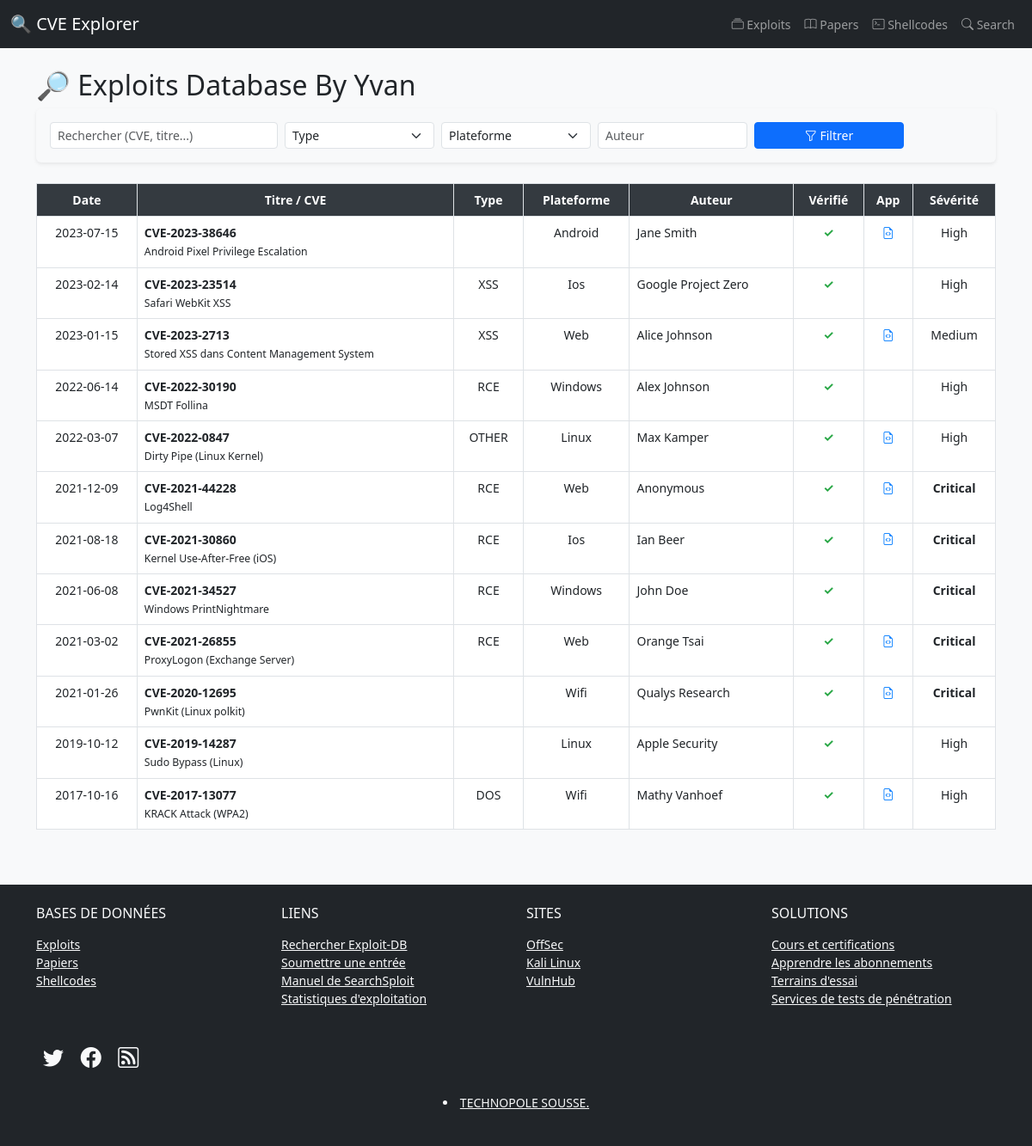
The page / on the database its author committed.
### tables this page shows
CREATE TABLE `vulnerabilities` (
  `id` int(11) NOT NULL,
  `cve_id` varchar(20) NOT NULL,
  `cwe_id` varchar(20) DEFAULT NULL,
  `title` varchar(255) NOT NULL,
  `description` text DEFAULT NULL,
  `exploit_method` text DEFAULT NULL,
  `type` enum('dos','xss','rce','lfi','csrf','other') DEFAULT 'other',
  `platform` enum('windows','linux','android','ios','web','wifi') NOT NULL,
  `author` varchar(100) DEFAULT NULL,
  `date` date DEFAULT NULL,
  `verified` tinyint(1) DEFAULT 0,
  `has_app` tinyint(1) DEFAULT 0,
  `severity` enum('low','medium','high','critical') DEFAULT NULL,
  `created_at` timestamp NOT NULL DEFAULT current_timestamp()
);

### index.php (the view, shortened to what this page needs)
<?php include 'db.php'; ?>
<!DOCTYPE html>
<html lang="fr">
<head>
    <link href="https://cdn.jsdelivr.net/npm/bootstrap@5.3.0/dist/css/bootstrap.min.css" rel="stylesheet">
    <link rel="stylesheet" href="https://cdn.jsdelivr.net/npm/bootstrap-icons@1.10.5/font/bootstrap-icons.css">
</head>
<body>
    <nav class="navbar navbar-expand-lg navbar-dark">
        <div class="container-fluid">
            <a class="navbar-brand" href="index.php">🔍 CVE Explorer</a>
            <div class="navbar-nav ms-auto">
                <a class="nav-link" href="index.php"><i class="bi bi-collection"></i> Exploits</a>
                <a class="nav-link" href="#"><i class="bi bi-book"></i> Papers</a>
                <a class="nav-link" href="#"><i class="bi bi-terminal"></i> Shellcodes</a>
                <a class="nav-link" href="#"><i class="bi bi-search"></i> Search</a>
            </div>
        </div>
    </nav>
    <div class="container mt-4">
        <h2>🔎 Exploits Database By Yvan</h2>
        <form method="GET" action="search.php" class="bg-light p-3 rounded mb-4 shadow-sm">
            <div class="row g-2">
                <div class="col-md-3">
                    <input type="text" name="query" class="form-control form-control-sm" placeholder="Rechercher (CVE, titre...)">
                </div>
                <div class="col-md-2">
                    <select name="type" class="form-select form-select-sm">
                        <option value="">Type</option>
                    </select>
                </div>
                <div class="col-md-2">
                    <select name="platform" class="form-select form-select-sm">
                        <option value="">Plateforme</option>
                    </select>
                </div>
                <div class="col-md-2">
                    <input type="text" name="author" class="form-control form-control-sm" placeholder="Auteur">
                </div>
                <div class="col-md-2">
                    <button type="submit" class="btn btn-sm btn-primary w-100"><i class="bi bi-funnel"></i> Filtrer</button>
                </div>
            </div>
        </form>
        <div class="table-responsive">
            <table class="table table-bordered table-hover">
                <thead class="text-center">
                    <tr>
                        <th>Date</th>
                        <th>Titre / CVE</th>
                        <th>Type</th>
                        <th>Plateforme</th>
                        <th>Auteur</th>
                        <th>Vérifié</th>
                        <th>App</th>
                        <th>Sévérité</th>
                    </tr>
                </thead>
                <tbody>
                    <?php
                    $stmt = $pdo->query("SELECT * FROM vulnerabilities ORDER BY date DESC LIMIT 100");
                    while ($row = $stmt->fetch(PDO::FETCH_ASSOC)) {
                        $severityClass = 'severity-' . strtolower($row['severity'] ?? 'low');
                        echo "<tr onclick=\"window.location='details.php?id={$row['id']}'\" style='cursor:pointer;'>";
                        echo "<td class='text-center'>" . ($row['date'] ? date('Y-m-d', strtotime($row['date'])) : 'N/A') . "</td>";
                        echo "<td><strong>{$row['cve_id']}</strong><br><small>{$row['title']}</small></td>";
                        echo "<td class='text-center'>" . strtoupper($row['type']) . "</td>";
                        echo "<td class='text-center'>" . ucfirst($row['platform']) . "</td>";
                        echo "<td>{$row['author']}</td>";
                        echo "<td class='text-center'>" . ($row['verified'] ? '<span class="verified">✓</span>' : '') . "</td>";
                        echo "<td class='text-center'>" . ($row['has_app'] ? '<span class="has-app"><i class="bi bi-file-earmark-code"></i></span>' : '') . "</td>";
                        echo "<td class='text-center {$severityClass}'>" . ucfirst($row['severity'] ?? 'N/A') . "</td>";
                        echo "</tr>";
                    }
                    ?>
                </tbody>
            </table>
        </div>
    </div>
<footer class="bg-dark text-light p-4 mt-5">
    <div class="container">
        <div class="row">
            <div class="col-md-3">
                <h6 class="text-uppercase mb-3">Bases de données</h6>
                <ul class="list-unstyled">
                    <li><a href="#" class="text-light">Exploits</a></li>
                    <li><a href="#" class="text-light">Papiers</a></li>
                    <li><a href="#" class="text-light">Shellcodes</a></li>
                </ul>
            </div>
            <div class="col-md-3">
                <h6 class="text-uppercase mb-3">Liens</h6>
                <ul class="list-unstyled">
                    <li><a href="#" class="text-light">Rechercher Exploit-DB</a></li>
                    <li><a href="#" class="text-light">Soumettre une entrée</a></li>
                    <li><a href="#" class="text-light">Manuel de SearchSploit</a></li>
                    <li><a href="#" class="text-light">Statistiques d'exploitation</a></li>
                </ul>
            </div>
            <div class="col-md-3">
                <h6 class="text-uppercase mb-3">Sites</h6>
                <ul class="list-unstyled">
                    <li><a href="#" class="text-light">OffSec</a></li>
                    <li><a href="#" class="text-light">Kali Linux</a></li>
                    <li><a href="#" class="text-light">VulnHub</a></li>
                </ul>
            </div>
            <div class="col-md-3">
                <h6 class="text-uppercase mb-3">Solutions</h6>
                <ul class="list-unstyled">
                    <li><a href="#" class="text-light">Cours et certifications</a></li>
                    <li><a href="#" class="text-light">Apprendre les abonnements</a></li>
                    <li><a href="#" class="text-light">Terrains d'essai</a></li>
                    <li><a href="#" class="text-light">Services de tests de pénétration</a></li>
                </ul>
            </div>
        </div>
        <div class="mt-4">
            <a href="#"><i class="bi bi-twitter text-light fs-4 mx-2"></i></a>
            <a href="#"><i class="bi bi-facebook text-light fs-4 mx-2"></i></a>
            <a href="#"><i class="bi bi-rss text-light fs-4 mx-2"></i></a>
        </div>
        <div class="text-center mt-4">
            <p class="mb-0 text-secondary">
                <li><a href="#" class="text-light">TECHNOPOLE SOUSSE.</a></li>
            </p>
        </div>
    </div>
</footer>
</body>
</html>

### index.php (style rules this page uses)
body { background-color: #f8f9fa; font-size: 14px; }
.navbar { background-color: #212529; }
.table th { background-color: #343a40; color: white; }
.verified { color: #28a745; font-weight: bold; }
.has-app { color: #007bff; }
.severity-critical { color: #dc3545; font-weight: bold; }
.severity-high { color: #fd7e14; }
.severity-medium { color: #ffc107; }

### rows shown on the page
vulnerabilities: date "2023-07-15", cve "CVE-2023-38646", title "Android Pixel Privilege Escalation", platform "Android", author "Jane Smith", has_app 1 (drawn), severity "High"
vulnerabilities: date "2023-02-14", cve "CVE-2023-23514", title "Safari WebKit XSS", type "XSS", platform "Ios", author "Google Project Zero", severity "High"
vulnerabilities: date "2023-01-15", cve "CVE-2023-2713", title "Stored XSS dans Content Management System", type "XSS", platform "Web", author "Alice Johnson", has_app 1 (drawn), severity "Medium"
vulnerabilities: date "2022-06-14", cve "CVE-2022-30190", title "MSDT Follina", type "RCE", platform "Windows", author "Alex Johnson", severity "High"
vulnerabilities: date "2022-03-07", cve "CVE-2022-0847", title "Dirty Pipe (Linux Kernel)", type "OTHER", platform "Linux", author "Max Kamper", has_app 1 (drawn), severity "High"
vulnerabilities: date "2021-12-09", cve "CVE-2021-44228", title "Log4Shell", type "RCE", platform "Web", author "Anonymous", has_app 1 (drawn), severity "Critical"
vulnerabilities: date "2021-08-18", cve "CVE-2021-30860", title "Kernel Use-After-Free (iOS)", type "RCE", platform "Ios", author "Ian Beer", has_app 1 (drawn), severity "Critical"
vulnerabilities: date "2021-06-08", cve "CVE-2021-34527", title "Windows PrintNightmare", type "RCE", platform "Windows", author "John Doe", severity "Critical"
vulnerabilities: date "2021-03-02", cve "CVE-2021-26855", title "ProxyLogon (Exchange Server)", type "RCE", platform "Web", author "Orange Tsai", has_app 1 (drawn), severity "Critical"
vulnerabilities: date "2021-01-26", cve "CVE-2020-12695", title "PwnKit (Linux polkit)", platform "Wifi", author "Qualys Research", has_app 1 (drawn), severity "Critical"
vulnerabilities: date "2019-10-12", cve "CVE-2019-14287", title "Sudo Bypass (Linux)", platform "Linux", author "Apple Security", severity "High"
vulnerabilities: date "2017-10-16", cve "CVE-2017-13077", title "KRACK Attack (WPA2)", type "DOS", platform "Wifi", author "Mathy Vanhoef", has_app 1 (drawn), severity "High"
